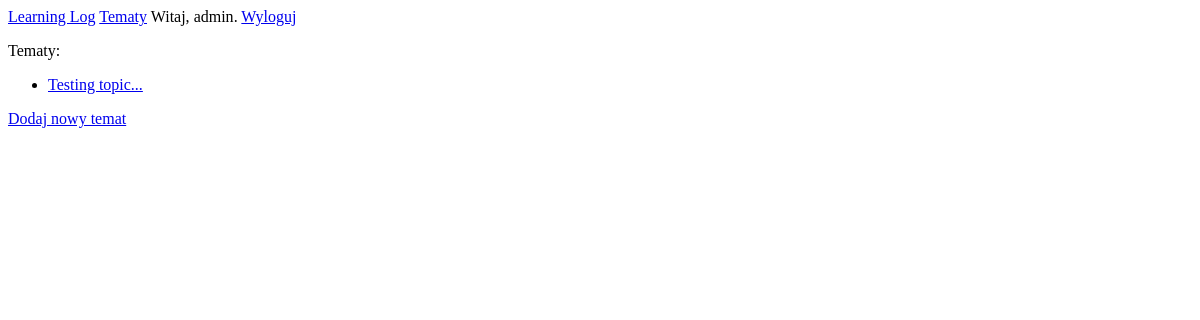
Page /topics/ (signed in) on the earlier database version.
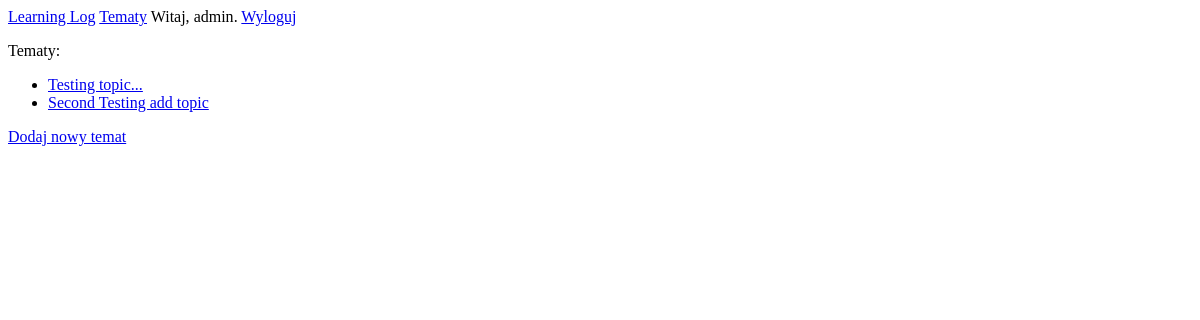
Same page on the later database version.
### learning_logs/models.py (models this page shows)
class Topic(models.Model):
    text = models.CharField(max_length=200) #pole text czyli nazwa tematu, Charfield określa max długość znaków
    date_added = models.DateTimeField(auto_now_add=True) #pole data określone po aktualnej dacie i godzinie dodania
    def __str__(self):
        return self.text

### learning_logs/views.py (the view)
# urls.py: path('topics/', views.topics, name='topics'),
def topics(request):
    topics = Topic.objects.order_by('date_added')  #Przypisanie obiektów (Tematów) z bazy danych przesortowanych po dacie chronologicznie
    context = {'topics': topics} #context tworzymy w celu późniejszego wykorzystania kluczy w szablonach html
    return render(request, 'learning_logs/topics.html', context)

### learning_logs/templates/learning_logs/topics.html
{% extends "learning_logs/base.html" %}
{% block content %}
    <p>Tematy:</p>
    <ul>
        {% for topic in topics %}
            <li><a href="{% url 'learning_logs:topic' topic.id %}">{{ topic }}</a></li>
        {% empty %}
            <li>Nie dodano jeszcze żadnego tematu.</li>
        {% endfor %}
    </ul>
    <a href="{% url 'learning_logs:new_topic' %}">Dodaj nowy temat</a>
{% endblock content %}

Differences in the rows shown:
added Topic: text "Second Testing add topic"
